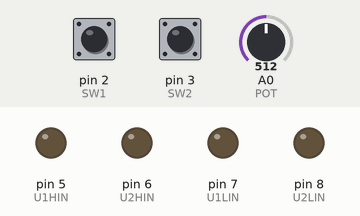
Simulated run of this sketch. Board: Arduino Uno, built with avr-gcc and run on an emulated ATmega328P. On the bench: output pins drawn as LEDs (lit = HIGH). Inputs (shaded band) come from the test bench; at power-on: pin 2 (SW1) HIGH, pin 3 (SW2) HIGH, A0 (POT) = 512.

Above: at 1.2 s.
1.3 s: pin 2 (SW1) pulled LOW for 0.15 s
At 2.6 s:
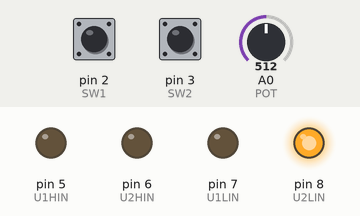
2.9 s: pin 3 (SW2) pulled LOW for 0.15 s
At 3.8 s:
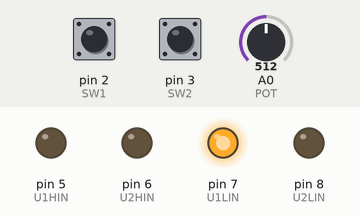
4.5 s: pin 3 (SW2) pulled LOW for 3.2 s
At 5.5 s:
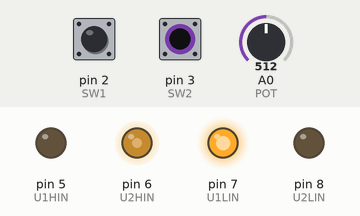
9.2 s: pin 2 (SW1) pulled LOW for 1 s
At 10.0 s:
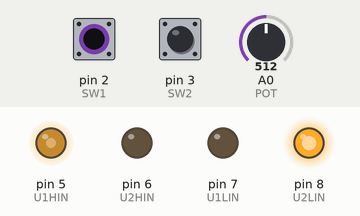
11.7 s: pin 2 (SW1) pulled LOW for 3.2 s
At 15.8 s:
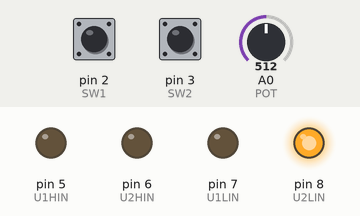
Timing chart, 0 to 17.3 s (numbered marks = the images above; inputs shaded):
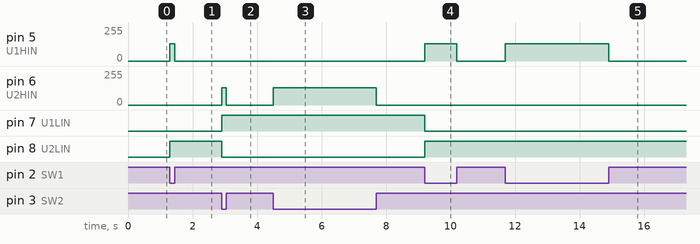

The sketch:

ir2110_fullbridge.ino
```cpp
/*
    ____       __________              _ __
   / __ \_____/_  __/ __ \____  ____  (_) /__
  / / / / ___/ / / / /_/ / __ \/ __ \/ / //_/
 / /_/ / /  _ / / / _, _/ /_/ / / / / / ,<
/_____/_/  (_)_/ /_/ |_|\____/_/ /_/_/_/|_|

 Schematic:
 https://github.com/ronaer/IR2110/blob/main/IR2110_final.pdf

 YouTube:
 https://www.youtube.com/watch?v=Q-Ow-g5eOuQ&t=638s

 Modified from:____________________________
 Driver demo routine for IR2110 h-bridge.
 2 NO pushbutton switches connected D2, D3 to GND.
 by Lewis Loflin lewis@bvu.net
 http://www.bristolwatch.com/ele4/IR2110.htm
*/

#define U1HIN 5  // pwm U1 HI MOSFET Q1
#define U2HIN 6  // pwm U2 HI MOSFET Q3
#define U1LIN 7  // input U1 LO MOSFET Q2
#define U2LIN 8  // input U2 LO MOSFET Q4

#define POT 0

#define SW1 2
#define SW2 3

int val;

void setup() {
  pinMode(U1HIN, OUTPUT);
  pinMode(U2HIN, OUTPUT);
  pinMode(U1LIN, OUTPUT);
  pinMode(U2LIN, OUTPUT);

  digitalWrite(U1HIN, LOW);
  digitalWrite(U2HIN, LOW);
  digitalWrite(U1LIN, LOW);
  digitalWrite(U2LIN, LOW);

  pinMode(SW1, INPUT_PULLUP);
  pinMode(SW2, INPUT_PULLUP);
}

void loop() {

  analogWrite(U1HIN, 0);
  analogWrite(U2HIN, 0);

  // U1HIN HIGH and U2LIN HIGH
  // U1LIN LOW and U2HIN LOW
  while (!digitalRead(SW1)) {
    digitalWrite(U1LIN, LOW);
    digitalWrite(U2HIN, LOW);
    val = analogRead(POT) / 4;
    analogWrite(U1HIN, val);
    digitalWrite(U2LIN, HIGH);
  }

  // U1HIN LOW and U2LIN LOW
  // U1LIN HIGH and U2HIN HIGH
  while (!digitalRead(SW2)) {
    digitalWrite(U1HIN, LOW);
    digitalWrite(U2LIN, LOW);
    val = analogRead(POT) / 4;
    analogWrite(U2HIN, val);
    digitalWrite(U1LIN, HIGH);
  }
}
```

Measured:
- after the input at 1.3 s, pin 5 (U1HIN): 0/255 → 128/255 at once, → 0/255 0.15 s later; pin 8 (U2LIN): LOW → HIGH at once
- after the input at 2.9 s, pin 6 (U2HIN): 0/255 → 128/255 at once, → 0/255 0.15 s later; pin 7 (U1LIN): LOW → HIGH at once; pin 8 (U2LIN): HIGH → LOW at once
- after the input at 4.5 s, pin 6 (U2HIN): 0/255 → 128/255 at once, → 0/255 3.2 s later
- after the input at 9.2 s, pin 5 (U1HIN): 0/255 → 128/255 at once, → 0/255 1.0 s later; pin 7 (U1LIN): HIGH → LOW at once; pin 8 (U2LIN): LOW → HIGH at once
- after the input at 11.7 s, pin 5 (U1HIN): 0/255 → 128/255 at once, → 0/255 3.2 s later
